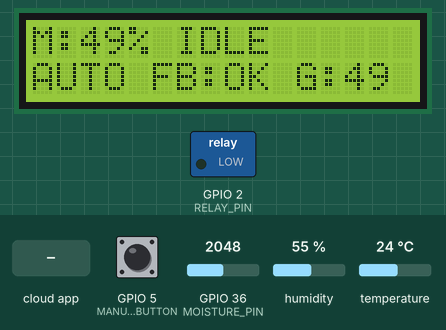
The sketch below on a simulated ESP32. On the bench: 16×2 character LCD, switched loads named in the sketch (green lamp = pin HIGH). The inputs (shaded band) are chosen by the test bench; at power-on: GPIO 36 (MOISTURE_PIN) = 2048, GPIO 5 (MANUAL_BUTTON) HIGH, humidity 55 %, temperature 24 °C. WiFi joins after 1.5 s; servers stay silent unless stated; the Firebase database answers and starts empty; what the sketch prints to the serial monitor is not drawn.

Above: at 10.2 s.
10.3 s: GPIO 36 (MOISTURE_PIN) set to 2804
At 12.9 s:
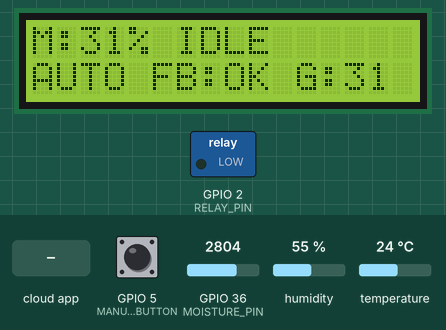
14.1 s: GPIO 36 (MOISTURE_PIN) set to 2933
At 16.3 s:
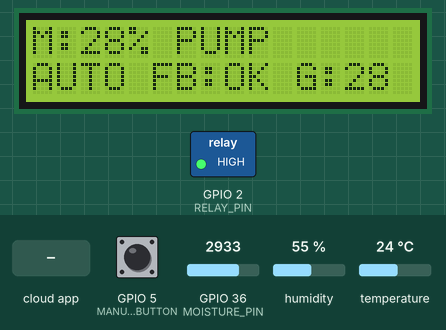
17.2 s: the phone or cloud app sets manualMode to 1
At 19.8 s:
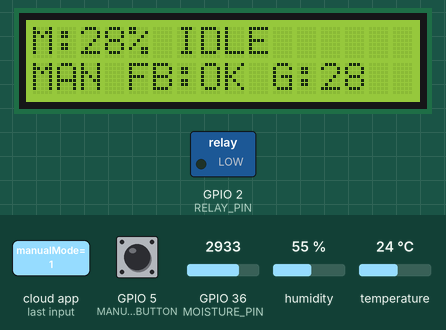
20.2 s: the phone or cloud app sets motor to 1
At 22.0 s:
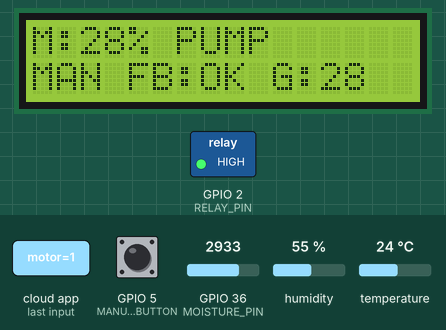
23.1 s: GPIO 5 (MANUAL_BUTTON) pulled LOW for 1 s
At 23.9 s:
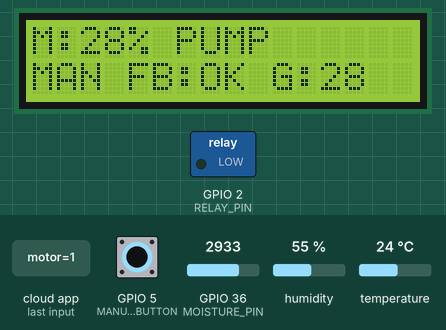
25.6 s: GPIO 36 (MOISTURE_PIN) set to 2866
At 27.6 s:
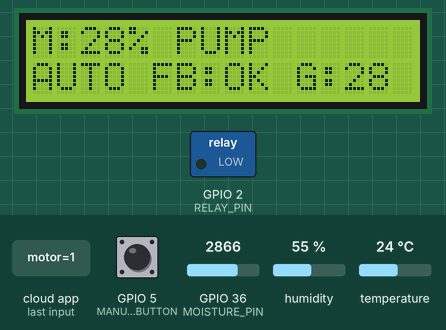
Timing chart, 0 to 29.1 s (numbered marks = the images above; inputs shaded):
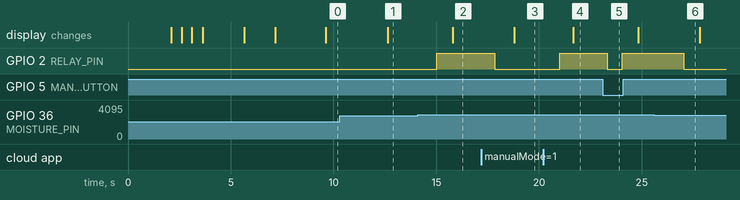

Measured:
- the behaviour switches between 2866 and 2867 on GPIO 36 (MOISTURE_PIN) (found by bisection; images 1 and 2)
- after the input at 10.3 s, the display: changes after 2.3 s (image 1)
- after the input at 14.1 s, GPIO 2 (RELAY_PIN): LOW → HIGH after 0.92 s; the display: changes after 1.7 s (image 2)
- after the input at 17.2 s, GPIO 2 (RELAY_PIN): HIGH → LOW after 0.64 s; the display: changes after 1.6 s (image 3)
- after the input at 20.2 s, GPIO 2 (RELAY_PIN): LOW → HIGH after 0.81 s; the display: changes after 1.5 s (image 4)
- after the input at 23.1 s, GPIO 2 (RELAY_PIN): HIGH → LOW after 0.22 s, → HIGH 0.72 s later
- after the input at 25.6 s, GPIO 2 (RELAY_PIN): HIGH → LOW after 1.4 s

The sketch:

SmartIrrigation_Firebase.ino
```cpp
#include <WiFi.h>
#include <Firebase_ESP_Client.h>
#include <LiquidCrystal_I2C.h>
#include "addons/TokenHelper.h"
#include "addons/RTDBHelper.h"
#include <DHT.h>

// ==================== PIN CONFIGURATION ====================
#define RELAY_PIN 2        // Active HIGH relay pin for motor
#define MOISTURE_PIN A0    // Analog moisture sensor
#define MANUAL_BUTTON 5    // Manual button pin - LOW when pressed
#define DHTPIN 4           // Digital pin connected to the DHT sensor
#define DHTTYPE DHT11      // DHT 11

// ==================== WIFI & FIREBASE CONFIG ====================
#define WIFI_SSID "home"
#define WIFI_PASSWORD "idontknow4321"

#define API_KEY "AIzaSyA8waCa8N0wsmhxHaN_7czChUIDS-o77t8"
#define DATABASE_URL "https://smart-irrigation-ef8df-default-rtdb.asia-southeast1.firebasedatabase.app/"

// Using Anonymous Authentication to match Webapp
#define USER_EMAIL ""
#define USER_PASSWORD ""

// ==================== OBJECTS ====================
FirebaseData fbdo;
FirebaseData fbdo_control; // Use separate object for polling to prevent TCP collisions
FirebaseAuth auth;
FirebaseConfig config;
LiquidCrystal_I2C lcd(0x27, 16, 2);
DHT dht(DHTPIN, DHTTYPE);

// ==================== VARIABLES ====================
bool motorState = false;
bool manualMode = false;
float moisture = 0;
float temperature = 0.0;
float humidity = 0.0;
unsigned long previousMillis = 0;
const long interval = 3000;
bool lastButtonState = HIGH;
unsigned long buttonPressTime = 0;
const unsigned long debounceDelay = 200;

// SAFETY: Pump timer
unsigned long pumpStartTime = 0;
const unsigned long maxPumpTime = 300000;  // 5 minutes

// ✅ MATCHES YOUR FIREBASE STRUCTURE
const char* moisturePath = "/sensorData/moisture";
const char* tempPath = "/sensorData/temperature";
const char* humPath = "/sensorData/humidity";
const char* motorPath = "/control/motor";
const char* manualModePath = "/control/manualMode";
const char* greenScorePath = "/metrics/greenScore";

void setup() {
  Serial.begin(115200);

  pinMode(RELAY_PIN, OUTPUT);
  digitalWrite(RELAY_PIN, LOW);
  pinMode(MANUAL_BUTTON, INPUT_PULLUP);

  Wire.begin(21, 22);
  lcd.init();
  lcd.backlight();
  dht.begin();

  lcd.setCursor(0, 0);
  lcd.print("ESP32 Irrigation");
  lcd.setCursor(0, 1);
  lcd.print("Booting...");
  delay(2000);

  connectWiFi();
  initFirebase();

  lcd.clear();
  lcd.print("LIVE! Btn=Manual");
  delay(1500);
}

void connectWiFi() {
  WiFi.begin(WIFI_SSID, WIFI_PASSWORD);
  Serial.print("WiFi: ");
  lcd.clear();
  lcd.print("WiFi...");

  int attempts = 0;
  while (WiFi.status() != WL_CONNECTED && attempts < 40) {
    delay(500);
    Serial.print(".");
    lcd.setCursor(0, 1);
    lcd.print("Try ");
    lcd.print(attempts);
    attempts++;
  }

  if (WiFi.status() == WL_CONNECTED) {
    Serial.println("\n✅ WiFi: " + WiFi.localIP().toString());
    lcd.clear();
    lcd.print("WiFi OK!");
    lcd.setCursor(0, 1);
    lcd.print(WiFi.localIP().toString());
    delay(2000);
  }
}

void initFirebase() {
  Serial.println("\n🔥 Firebase...");

  config.api_key = API_KEY;
  config.database_url = DATABASE_URL;

  // Authenticate Anonymously
  if (Firebase.signUp(&config, &auth, "", "")) {
    Serial.println("✅ Auth OK");
  } else {
    Serial.printf("❌ Auth Error: %s\n", config.signer.signupError.message.c_str());
  }

  Firebase.begin(&config, &auth);
  Firebase.reconnectWiFi(true);

  Serial.print("Token");
  while (auth.token.uid == "") {
    Serial.print(".");
    delay(1000);
  }
  Serial.println("\n✅ Firebase LIVE!");

  lcd.clear();
  lcd.print("Firebase LIVE!");
  delay(1500);
}

void loop() {
  unsigned long currentMillis = millis();

  handleButton();

  if (currentMillis - previousMillis >= interval) {
    previousMillis = currentMillis;
    checkMotorControl(); // ✅ MUST run FIRST: read remote commands before auto-logic
    readSensors();       // This calls runAutoLogic() — now has up-to-date mode/motor state
    updateFirebase();
  }

  pumpSafetyCheck();
  updateLCD();
  delay(20); // Small delay
}

// We need an additional variable for stabilized button state to fix the debounce issue
static bool stabilizedButtonState = HIGH;

void handleButton() {
  bool reading = digitalRead(MANUAL_BUTTON);

  if (reading != lastButtonState) {
    buttonPressTime = millis();
  }

  if ((millis() - buttonPressTime) > debounceDelay) {
    // If the reading has been stable longer than debounce delay
    if (reading != stabilizedButtonState) {
      stabilizedButtonState = reading;

      // Only do action when the button goes LOW (pressed)
      if (stabilizedButtonState == LOW) {
        manualMode = !manualMode;
        motorState = manualMode;
        digitalWrite(RELAY_PIN, motorState ? HIGH : LOW);
        if (manualMode) pumpStartTime = millis();

        // Update Firebase immediately on physical button press
        if (Firebase.ready()) {
          Firebase.RTDB.setBool(&fbdo, manualModePath, manualMode);
          Firebase.RTDB.setBool(&fbdo, motorPath, motorState);
        }

        Serial.printf("🔘 MANUAL: %s\n", manualMode ? "ON" : "OFF");
      }
    }
  }
  lastButtonState = reading;
}

void readSensors() {
  int raw = analogRead(MOISTURE_PIN);
  moisture = 100.0 * (4095.0 - raw) / 4095.0;

  humidity = dht.readHumidity();
  temperature = dht.readTemperature();

  if (isnan(humidity) || isnan(temperature)) {
    Serial.println("⚠️ Failed to read from DHT sensor!");
  } else {
    Serial.printf("🌡️ Temp:%.1f°C | Hum:%.1f%%\n", temperature, humidity);
  }

  runAutoLogic();  // Evaluate auto irrigation logic after reading sensors

  Serial.printf("💧 M:%.0f%% | Pump:%s | Mode:%s\n",
                moisture, motorState?"ON":"OFF", manualMode?"MAN":"AUTO");
}

// Extracted auto-logic so it can be called from multiple places
void runAutoLogic() {
  // AUTO PUMP: ON <30%, OFF >=30%
  if (!manualMode) {
    if (moisture < 30.0 && !motorState) {
      motorState = true;
      digitalWrite(RELAY_PIN, HIGH);
      pumpStartTime = millis();
      Serial.println("🚀 AUTO ON - DRY!");
      if (Firebase.ready()) Firebase.RTDB.setBool(&fbdo, motorPath, motorState);
    }
    else if (moisture >= 30.0 && motorState) {
      motorState = false;
      digitalWrite(RELAY_PIN, LOW);
      Serial.println("✅ AUTO OFF - WET!");
      if (Firebase.ready()) Firebase.RTDB.setBool(&fbdo, motorPath, motorState);
    }
  }
  // MANUAL MODE SAFETY: Cut off motor if soil is saturated even in manual mode
  else if (manualMode && motorState && moisture >= 90.0) {
    motorState = false;
    digitalWrite(RELAY_PIN, LOW);
    Serial.println("🛑 MANUAL SAFETY: Moisture >=90%, motor OFF!");
    if (Firebase.ready()) {
      Firebase.RTDB.setBool(&fbdo, motorPath, false);
    }
  }
}

void updateFirebase() {
  if (!Firebase.ready()) {
    Serial.println("❌ Firebase offline");
    return;
  }

  // ✅ YOUR EXACT PATHS (ONLY SENSORS periodically)
  Firebase.RTDB.setFloat(&fbdo, moisturePath, moisture);
  Firebase.RTDB.setInt(&fbdo, greenScorePath, (int)moisture);  // GREEN SCORE!

  if (!isnan(temperature)) {
    Firebase.RTDB.setFloat(&fbdo, tempPath, temperature);
    Serial.printf("☁️ sensorData/temp:%.1f ✅\n", temperature);
  }
  if (!isnan(humidity)) {
    Firebase.RTDB.setFloat(&fbdo, humPath, humidity);
    Serial.printf("☁️ sensorData/hum:%.1f ✅\n", humidity);
  }

  Serial.printf("☁️ sensorData/moisture:%.0f ✅\n", moisture);
  Serial.printf("☁️ metrics/greenScore:%d ✅\n", (int)moisture);
}

void checkMotorControl() {
  // ===== STEP 1: Check if Web App toggled Auto/Manual mode =====
  if (Firebase.ready() && Firebase.RTDB.getBool(&fbdo_control, manualModePath)) {
    bool fbMode = fbdo_control.boolData();
    if (fbMode != manualMode) {
      manualMode = fbMode;
      Serial.printf("☁️ FB MODE CHANGE: %s\n", manualMode ? "MANUAL" : "AUTO");

      if (manualMode) {
        // Switching TO MANUAL: stop motor, user must explicitly turn ON
        motorState = false;
        digitalWrite(RELAY_PIN, LOW);
        Firebase.RTDB.setBool(&fbdo_control, motorPath, false);
        Serial.println("✋ MANUAL mode — motor OFF, awaiting user command");
      } else {
        // Switching TO AUTO: immediately evaluate auto-logic
        Serial.println("🤖 AUTO activated from webapp — evaluating now...");
        // runAutoLogic() will be called by readSensors() right after this
      }
    }
  }

  // ===== STEP 2: Check if Web App updated the motor state =====
  if (Firebase.ready() && Firebase.RTDB.getBool(&fbdo_control, motorPath)) {
    bool fbCmd = fbdo_control.boolData();
    if (fbCmd != motorState) {
      if (manualMode) {
        // In manual mode: obey web app motor commands directly
        motorState = fbCmd;
        digitalWrite(RELAY_PIN, motorState ? HIGH : LOW);
        if (motorState) pumpStartTime = millis();
        Serial.printf("☁️ FB MANUAL CMD: %s\n", motorState ? "ON" : "OFF");
      } else {
        // In auto mode: ignore direct motor toggle from web, auto-logic controls it
        // Re-sync Firebase to match the auto-decided state
        Firebase.RTDB.setBool(&fbdo_control, motorPath, motorState);
        Serial.println("☁️ FB motor cmd IGNORED (AUTO mode active)");
      }
    }
  }
}

void pumpSafetyCheck() {
  if (motorState && (millis() - pumpStartTime > maxPumpTime)) {
    motorState = false;
    digitalWrite(RELAY_PIN, LOW);
    Serial.println("🛑 SAFETY: 5min timeout");
    if (Firebase.ready()) {
      Firebase.RTDB.setBool(&fbdo, motorPath, motorState);
      Firebase.RTDB.setBool(&fbdo, manualModePath, false); // Switch back to auto
      manualMode = false;
    }
  }
}

void updateLCD() {
  static unsigned long lcdMillis = 0;

  if (millis() - lcdMillis < 2500) return;
  lcdMillis = millis();

  lcd.clear();

  lcd.setCursor(0, 0);
  lcd.print("M:");
  lcd.print((int)moisture);
  lcd.print("% ");
  lcd.print(motorState ? "PUMP" : "IDLE");

  lcd.setCursor(0, 1);
  lcd.print(manualMode ? "MAN" : "AUTO");
  lcd.print(Firebase.ready() ? " FB:OK" : " FB:--");
  lcd.print(" G:");
  lcd.print((int)moisture);
}
```
